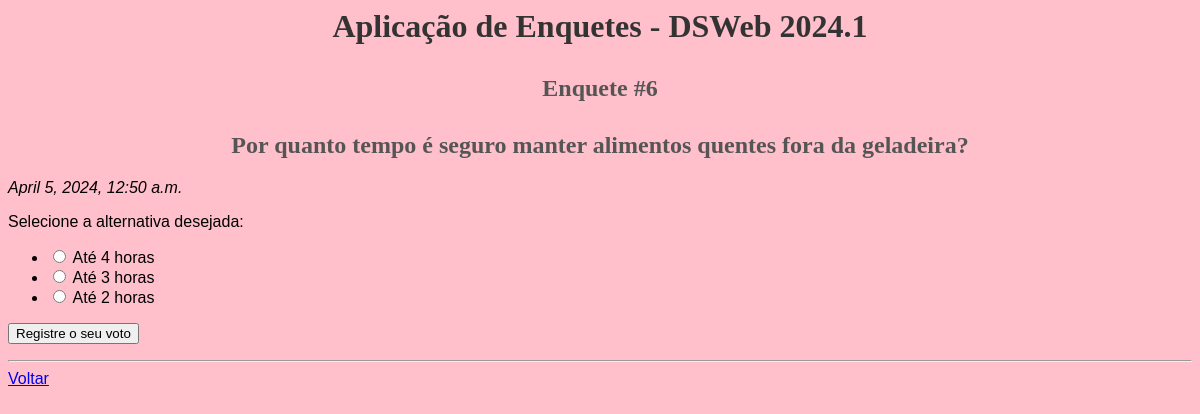
/enquetes/6/, run on the app's committed database.
### enquetes/models.py (models this page shows, shortened)
class Pergunta(models.Model):
    texto = models.CharField(max_length=150)
    data_pub = models.DateTimeField('Data de publicação')

class Alternativa(models.Model):
    texto = models.CharField(max_length=100)
    quant_votos = models.IntegerField(
        'Quantidade de votos', default=0
    )
    pergunta = models.ForeignKey(Pergunta, on_delete=models.CASCADE)

### enquetes/views.py (the view, shortened to what this page needs)
class DetalhesView(View):
    template = 'enquetes/pergunta_detail.html'
    def resposta(self, request, pergunta, error):
        contexto = {'pergunta': pergunta, 'error':error}
        return render(request, self.template, contexto)
    def get(self, request, *args, **kwargs):
        pergunta_id = kwargs['pk']
        pergunta = get_object_or_404(Pergunta, pk = pergunta_id)
        return self.resposta(request, pergunta, None)

### enquetes/templates/enquetes/pergunta_detail.html (shortened to what this page needs)
{% load static %}
<html>
    <head>
        <link rel="stylesheet" type="text/css" href="{% static 'style.css' %}">
    </head>
    <body>
        <h1>Aplicação de Enquetes - DSWeb 2024.1</h1>
        <h2>Enquete #{{ pergunta.id }}</h2>
        <h2>{{ pergunta.texto }}</h2>
        <p><i>{{ pergunta.data_pub }}</i></p>
        <p>Selecione a alternativa desejada:</p>
        <form action="{% url 'enquetes:detalhes' pergunta.id %}"
              method="post">
          <ul>
          {% for alt in pergunta.alternativa_set.all %}
            <li>
              <input type="radio" name="escolha" value="{{ alt.id }}"
                     id="alt{{ forloop.counter }}"/>
              <label for="alt{{ forloop.counter }}">
                {{ alt.texto }}
              </label>
            </li>
          {% endfor %}
          </ul>
          <input type="submit" value="Registre o seu voto"/>
        </form>
        <hr>
        <a href="{% url 'enquetes:index' %}">Voltar</a>
    </body>
</html>

### static/style.css (style rules this page uses)
body { background-color: #FFC0CB; font-family: Arial, sans-serif; }
h1 { text-align: center; color: #333; font-family: Georgia, 'Times New Roman', Times, serif; }
h2 { text-align: center; color: #555; font-family: 'Comic Sans MS', Cursive; margin-top: 30px; }

### data on the page
Pergunta: id "6", texto "Por quanto tempo é seguro manter alimentos quentes fora da geladeira?", data_pub "April 5, 2024, 12:50 a.m."
Alternativa: texto "Até 4 horas"
Alternativa: texto "Até 3 horas"
Alternativa: texto "Até 2 horas"
